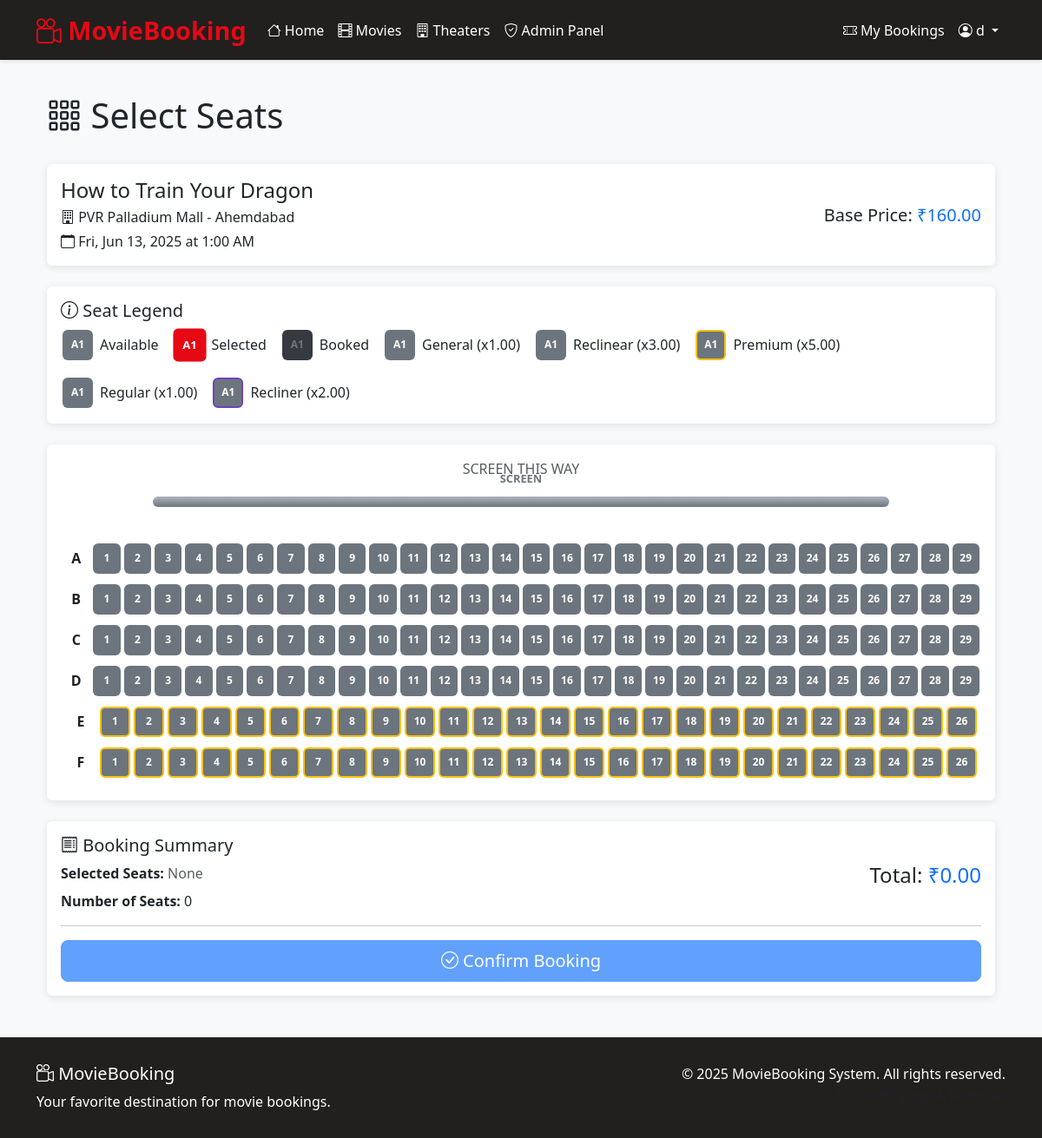
The app's page /shows/100/seats/ (signed in) with its own data.
### booking/models.py (models this page shows, shortened)
class Show(models.Model):
    movie = models.ForeignKey(Movie, on_delete=models.CASCADE, related_name='shows')
    theater = models.ForeignKey(Theater, on_delete=models.CASCADE, related_name='shows')
    date = models.DateField()
    time = models.TimeField()
    base_price = models.DecimalField(max_digits=6, decimal_places=2)
    is_active = models.BooleanField(default=True)
    created_at = models.DateTimeField(auto_now_add=True)
    updated_at = models.DateTimeField(auto_now=True)
    class Meta:
        unique_together = ('theater', 'date', 'time')
        ordering = ['date', 'time']

class Movie(models.Model):
    title = models.CharField(max_length=200)
    description = models.TextField()
    duration = models.IntegerField(help_text="Duration in minutes")
    release_date = models.DateField()
    poster = models.ImageField(upload_to='movie_posters/', null=True, blank=True)
    trailer_url = models.URLField(null=True, blank=True)
    rating = models.DecimalField(
        max_digits=3,
        decimal_places=1,
        validators=[MinValueValidator(1), MaxValueValidator(10)]
    )
    genres = models.ManyToManyField(Genre, blank=True)
    created_at = models.DateTimeField(auto_now_add=True)
    updated_at = models.DateTimeField(auto_now=True)
    class Meta:
        ordering = ['-release_date']

class Theater(models.Model):
    name = models.CharField(max_length=200)
    address = models.TextField()
    city = models.CharField(max_length=100)
    total_capacity = models.IntegerField()
    contact_number = models.CharField(max_length=20, null=True, blank=True)
    created_at = models.DateTimeField(auto_now_add=True)
    updated_at = models.DateTimeField(auto_now=True)
    class Meta:
        ordering = ['city', 'name']

class SeatType(models.Model):
    name = models.CharField(max_length=50)  # Regular, Premium, Recliner
    price_multiplier = models.DecimalField(max_digits=3, decimal_places=2)

### booking/views.py (the view)
# urls.py: path('shows/<int:show_id>/seats/', views.seat_selection, name='seat_selection'),
@login_required
def seat_selection(request, show_id):
    show = get_object_or_404(Show, id=show_id)
    today = timezone.now().date()
    if show.date < today:
        messages.error(request, "This show has already passed.")
        return redirect('movie_detail', movie_id=show.movie.id)
    seats = Seat.objects.filter(theater=show.theater).select_related('seat_type')
    booked_seats = BookingSeat.objects.filter(
        booking__show=show,
        booking__status__in=['pending', 'confirmed']
    ).values_list('seat_id', flat=True)
    seat_map = {}
    for seat in seats:
        if seat.row not in seat_map:
            seat_map[seat.row] = []
        seat_map[seat.row].append({
            'id': seat.id,
            'number': seat.number,
            'type': seat.seat_type.name,
            'price': float(show.base_price) * float(seat.seat_type.price_multiplier),
            'is_booked': seat.id in booked_seats
        })
    for row in seat_map:
        seat_map[row].sort(key=lambda x: x['number'])
    sorted_seat_map = {k: seat_map[k] for k in sorted(seat_map.keys())}
    seat_types = SeatType.objects.all()
    context = {
        'show': show,
        'seat_map': sorted_seat_map,
        'seat_types': seat_types,
        'form': BookingForm()
    }
    return render(request, 'booking/seat_selection.html', context)

### templates/booking/seat_selection.html (shortened to what this page needs)
{% extends 'base.html' %}
{% block content %}
<div class="container">
    <div class="row mb-4">
        <div class="col-12">
            <h1><i class="bi bi-grid-3x3-gap"></i> Select Seats</h1>
        </div>
    </div>
    <div class="card mb-4">
        <div class="card-body">
            <div class="row align-items-center">
                <div class="col-md-8">
                    <h4 class="mb-1">{{ show.movie.title }}</h4>
                    <p class="mb-1">
                        <i class="bi bi-building"></i> {{ show.theater.name }} - {{ show.theater.city }}
                    </p>
                    <p class="mb-0">
                        <i class="bi bi-calendar"></i> {{ show.date|date:"D, M d, Y" }} at {{ show.time|time:"g:i A" }}
                    </p>
                </div>
                <div class="col-md-4 text-md-end">
                    <h5 class="mb-0">Base Price: <span class="text-primary">₹{{ show.base_price }}</span></h5>
                </div>
            </div>
        </div>
    </div>
    <div class="card mb-4">
        <div class="card-body">
            <h5><i class="bi bi-info-circle"></i> Seat Legend</h5>
            <div class="d-flex flex-wrap gap-3">
                <div class="d-flex align-items-center">
                    <div class="seat seat-available me-2">A1</div>
                    <span>Available</span>
                </div>
                <div class="d-flex align-items-center">
                    <div class="seat seat-selected me-2">A1</div>
                    <span>Selected</span>
                </div>
                <div class="d-flex align-items-center">
                    <div class="seat seat-booked me-2">A1</div>
                    <span>Booked</span>
                </div>
                {% for seat_type in seat_types %}
                    <div class="d-flex align-items-center">
                        <div class="seat seat-available seat-{{ seat_type.name|lower }} me-2">A1</div>
                        <span>{{ seat_type.name }} (x{{ seat_type.price_multiplier }})</span>
                    </div>
                {% endfor %}
            </div>
        </div>
    </div>
    <div class="card mb-4">
        <div class="card-body">
            <div class="text-center mb-4">
                <p class="text-muted">SCREEN THIS WAY</p>
                <div class="screen"></div>
            </div>
            <div class="seat-container text-center">
                {% for row, seats in seat_map.items %}
                    <div class="seat-row">
                        <div class="row-label">{{ row }}</div>
                        {% for seat in seats %}
                            <div class="seat
                                {% if seat.is_booked %}seat-booked{% else %}seat-available{% endif %}
                                {% if seat.type == 'Premium' %}seat-premium{% elif seat.type == 'Recliner' %}seat-recliner{% endif %}"
                                data-seat-id="{{ seat.id }}"
                                data-seat-price="{{ seat.price }}"
                                data-seat-type="{{ seat.type }}"
                                data-seat-label="{{ row }}{{ seat.number }}"
                                {% if seat.is_booked %}disabled{% endif %}>
                                {{ seat.number }}
                            </div>
                        {% endfor %}
                    </div>
                {% endfor %}
            </div>
        </div>
    </div>
    <div class="card mb-4">
        <div class="card-body">
            <h5><i class="bi bi-receipt"></i> Booking Summary</h5>
            <div class="row">
                <div class="col-md-6">
                    <p class="mb-2">
                        <strong>Selected Seats:</strong>
                        <span id="selected-seats-display" class="text-muted">None</span>
                    </p>
                    <p class="mb-0">
                        <strong>Number of Seats:</strong>
                        <span id="seat-count">0</span>
                    </p>
                </div>
                <div class="col-md-6 text-md-end">
                    <h4 class="mb-0">
                        Total: <span class="text-primary">₹<span id="total-amount">0.00</span></span>
                    </h4>
                </div>
            </div>
            <hr>
            <form method="post" action="{% url 'booking_confirmation' show.id %}">
                <button type="submit" class="btn btn-primary btn-lg w-100" id="confirm-booking-btn" disabled>
                    <i class="bi bi-check-circle"></i> Confirm Booking
                </button>
            </form>
        </div>
    </div>
</div>
{% endblock %}

### templates/base.html (shortened to what this page needs)
<!DOCTYPE html>
<html lang="en">
<head>
    <link href="https://cdn.jsdelivr.net/npm/bootstrap@5.3.0/dist/css/bootstrap.min.css" rel="stylesheet">
    <link rel="stylesheet" href="https://cdn.jsdelivr.net/npm/bootstrap-icons@1.10.0/font/bootstrap-icons.css">
</head>
<body>
    <nav class="navbar navbar-expand-lg navbar-dark">
        <div class="container">
            <a class="navbar-brand" href="{% url 'home' %}">
                <i class="bi bi-camera-reels"></i> MovieBooking
            </a>
            <div class="collapse navbar-collapse" id="navbarNav">
                <ul class="navbar-nav me-auto">
                    <li class="nav-item">
                        <a class="nav-link" href="{% url 'home' %}">
                            <i class="bi bi-house"></i> Home
                        </a>
                    </li>
                    <li class="nav-item">
                        <a class="nav-link" href="{% url 'movie_list' %}">
                            <i class="bi bi-film"></i> Movies
                        </a>
                    </li>
                    <li class="nav-item">
                        <a class="nav-link" href="{% url 'theater_list' %}">
                            <i class="bi bi-building"></i> Theaters
                        </a>
                    </li>
                    {% if user.is_staff %}
                        <li class="nav-item">
                            <a class="nav-link" href="{% url 'admin_dashboard' %}">
                                <i class="bi bi-shield-check"></i> Admin Panel
                            </a>
                        </li>
                    {% endif %}
                </ul>
                <ul class="navbar-nav">
                    {% if user.is_authenticated %}
                        <li class="nav-item">
                            <a class="nav-link" href="{% url 'booking_history' %}">
                                <i class="bi bi-ticket-perforated"></i> My Bookings
                            </a>
                        </li>
                        <li class="nav-item dropdown">
                            <a class="nav-link dropdown-toggle" href="#" role="button" data-bs-toggle="dropdown">
                                <i class="bi bi-person-circle"></i> {{ user.first_name|default:user.username }}
                            </a>
                        </li>
                    {% endif %}
                </ul>
            </div>
        </div>
    </nav>
    <main class="container my-4 flex-grow-1">
        {% block content %}{% endblock %}
    </main>
    <footer class="footer">
        <div class="container">
            <div class="row">
                <div class="col-md-6">
                    <h5><i class="bi bi-camera-reels"></i> MovieBooking</h5>
                    <p class="mb-0">Your favorite destination for movie bookings.</p>
                </div>
                <div class="col-md-6 text-md-end">
                    <p class="mb-0">&copy; 2025 MovieBooking System. All rights reserved.</p>
                    <small class="text-muted">Built with Django & Bootstrap</small>
                </div>
            </div>
        </div>
    </footer>
</body>
</html>

### templates/base.html (style rules this page uses)
:root { --primary-color: #e50914; --secondary-color: #221f1f; --light-color: #f5f5f1; --dark-color: #141414; --success-color: #28a745; --warning-color: #ffc107; --danger-color: #dc3545; }
body { background-color: #f8f9fa; font-family: 'Segoe UI', Tahoma, Geneva, Verdana, sans-serif; min-height: 100vh; display: flex; flex-direction: column; }
.navbar { background-color: var(--secondary-color); box-shadow: 0 2px 4px rgba(0,0,0,.1); }
.navbar-brand { color: var(--primary-color) !important; font-weight: bold; font-size: 1.8rem; }
.nav-link { color: white !important; transition: color 0.3s; }
.btn-primary { background-color: var(--primary-color); border-color: var(--primary-color); }
.card { transition: transform 0.3s, box-shadow 0.3s; margin-bottom: 20px; border: none; box-shadow: 0 2px 10px rgba(0,0,0,0.1); }
.footer { background-color: var(--secondary-color); color: white; padding: 30px 0; margin-top: auto; }
.seat { width: 35px; height: 35px; margin: 2px; border-radius: 6px; display: inline-flex; align-items: center; justify-content: center; cursor: pointer; font-size: 0.75rem; font-weight: bold; transition: all 0.2s; border: 2px solid transparent; }
.seat-available { background-color: #6c757d; color: white; }
.seat-selected { background-color: var(--primary-color); color: white; transform: scale(1.1); }
.seat-booked { background-color: #343a40; color: #6c757d; cursor: not-allowed; }
.seat-premium { border-color: #ffc107; }
.seat-recliner { border-color: #6f42c1; }
.screen { height: 12px; background: linear-gradient(to bottom, #adb5bd, #6c757d); width: 80%; margin: 20px auto 40px; border-radius: 50px; box-shadow: 0 0 15px rgba(255,255,255,0.5); position: relative; }
.screen::before { content: "SCREEN"; position: absolute; top: -30px; left: 50%; transform: translateX(-50%); font-size: 0.8rem; color: #6c757d; font-weight: bold; }
.seat-row { margin-bottom: 8px; display: flex; align-items: center; justify-content: center; }
.row-label { width: 40px; display: inline-block; text-align: center; font-weight: bold; color: var(--secondary-color); }

### records on screen
Show: movie "How to Train Your Dragon", theater.name "PVR Palladium Mall", theater.city "Ahemdabad", date "Fri, Jun 13, 2025", time "1:00 AM", base_price "160.00"
SeatType: name "General", price_multiplier "1.00"
SeatType: name "Reclinear", price_multiplier "3.00"
SeatType: name "Premium", price_multiplier "5.00"
SeatType: name "Regular", price_multiplier "1.00"
SeatType: name "Recliner", price_multiplier "2.00"

### other values on screen
{{ user.first_name|default:user.username }} "d"
{{ row }} "A" "B" "C" "D" "E" "F"
{{ seat.number }} "1" "2" "3" "4" "5" "6" "7" "8" "9" "10" "11" "12" "13" "14" "15" "16" "17" "18" "19" "20" "21" "22" "23" "24" "25" "26" "27" "28" "29" "1" "2" "3" "4" "5" "6" "7" "8" "9" "10" "11" "12" "13" "14" "15" "16" "17" "18" "19" "20" "21" "22" "23" "24" "25" "26" "27" "28" "29" "1" "2" "3" "4" "5" "6" "7" "8" "9" "10" "11" "12" "13" "14" "15" "16" "17" "18" "19" "20" "21" "22" "23" "24" "25" "26" "27" "28" "29" "1" "2" "3" "4" "5" "6" "7" "8" "9" "10" "11" "12" "13" "14" "15" "16" "17" "18" "19" "20" "21" "22" "23" "24" "25" "26" "27" "28" "29" "1" "2" "3" "4" "5" "6" "7" "8" "9" "10" "11" "12" "13" "14" "15" "16" "17" "18" "19" "20" "21" "22" "23" "24" "25" "26" "1" "2" "3" "4" "5" "6" "7" "8" "9" "10" "11" "12" "13" "14" "15" "16" "17" "18" "19" "20" "21" "22" "23" "24" "25" "26"
